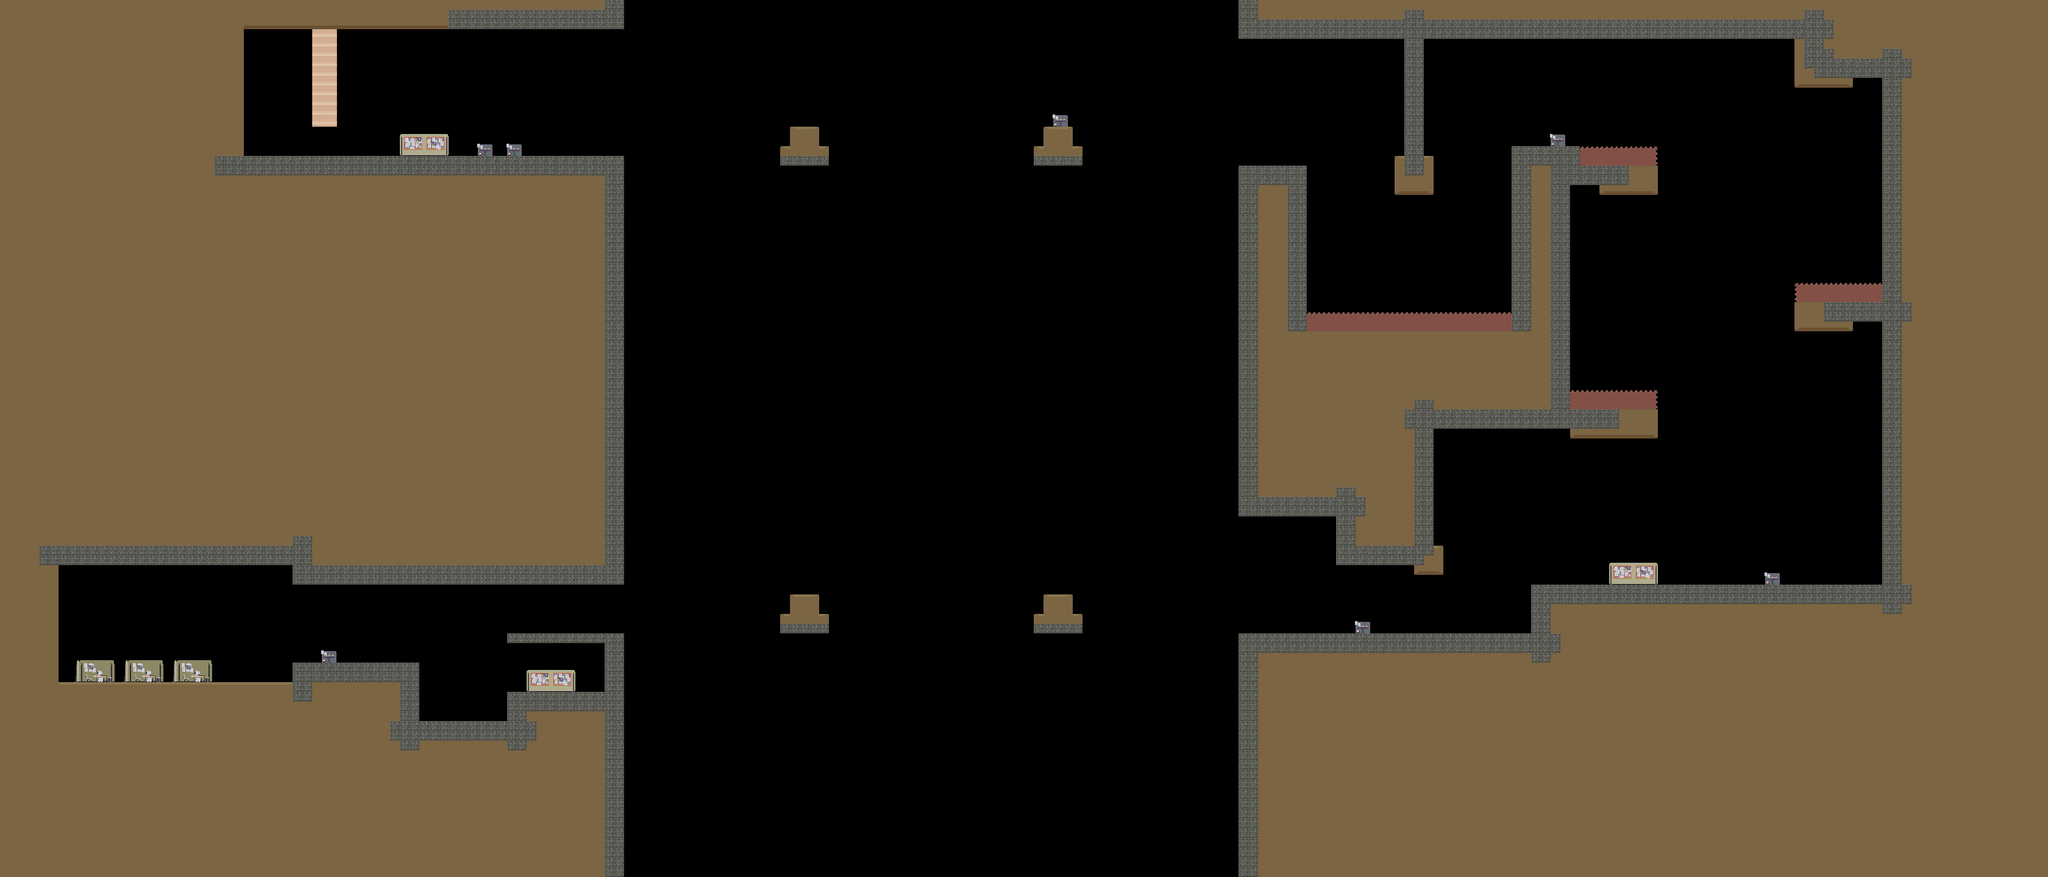

This is a level from a 2D game, rendered from its Tiled map with the project's own tilesets. A one-line summary and the map file follow, with tile-layer data summarised:
An orthogonal 210x90 tile map with 16x16 px tiles, 2 tile layers (BackgroundTiles, GameplayTiles), 3 tilesets and 102 objects.

<map version="1.0" orientation="orthogonal" renderorder="right-down" width="210" height="90" tilewidth="16" tileheight="16" nextobjectid="294">
 <tileset firstgid="1" source="Environment.tsx" />
 <tileset firstgid="37" source="EnvironmentProps.tsx" />
 <tileset firstgid="41" name="ObjectTiles" tilewidth="45" tileheight="55" tilecount="10" columns="0">
  <tile id="0">
   <properties>
    <property name="object_type" value="obj_player" />
   </properties>
   <image width="10" height="19" source="../Assets/char_start_01.png" />
  </tile>
  <tile id="1">
   <properties>
    <property name="object_type" value="obj_block_mobile" />
   </properties>
   <image width="32" height="32" source="../Assets/physics_block.png" />
  </tile>
  <tile id="2">
   <properties>
    <property name="object_type" value="obj_door" />
   </properties>
   <image width="45" height="55" source="../Assets/Elevator_up.png" />
  </tile>
  <tile id="3">
   <image width="41" height="19" source="../Assets/Elevator_extension.png" />
  </tile>
  <tile id="4">
   <properties>
    <property name="object_type" value="obj_block_noGrapple" />
   </properties>
   <image width="16" height="16" source="../Assets/Glass_object.png" />
  </tile>
  <tile id="5">
   <properties>
    <property name="object_type" value="obj_block_static" />
   </properties>
   <image width="16" height="16" source="../Assets/Ground_object.png" />
  </tile>
  <tile id="6">
   <properties>
    <property name="object_type" value="obj_spike" />
   </properties>
   <image width="16" height="16" source="../Assets/Spike_object.png" />
  </tile>
  <tile id="7">
   <properties>
    <property name="object_type" value="obj_movingPlatform" />
   </properties>
   <image width="35" height="48" source="../../../Assets/Environment/Crane.png" />
  </tile>
  <tile id="8">
   <properties>
    <property name="object_type" value="obj_pickup" />
   </properties>
   <image width="6" height="6" source="../../../Assets/Environment/pickup_floppy.png" />
  </tile>
  <tile id="9">
   <properties>
    <property name="object_type" value="obj_guard" />
   </properties>
   <image width="20" height="21" source="../Assets/Guard_idle.png" />
  </tile>
 </tileset>
 <layer name="BackgroundTiles" width="210" height="90">
  <data>[18900 cells, 23 non-empty, 4 distinct tile ids]</data>
 </layer>
 <layer name="GameplayTiles" width="210" height="90">
  <data>[18900 cells, 9374 non-empty, 14 distinct tile ids]</data>
 </layer>
 <objectgroup name="Objects" opacity="0.37">
  <object id="171" gid="41" x="240" y="1088" width="10" height="19" />
  <object id="172" gid="46" x="96" y="1152" width="384" height="32" />
  <object id="173" gid="45" x="832" y="1200" width="192" height="64" />
  <object id="174" gid="45" x="480" y="1200" width="208" height="112" />
  <object id="175" gid="45" x="832" y="1056" width="192" height="16" />
  <object id="176" gid="45" x="480" y="960" width="544" height="32" />
  <object id="178" gid="45" x="992" y="1136" width="32" height="80" />
  <object id="184" gid="49" x="720.5" y="1038" width="6" height="6" />
  <object id="185" gid="49" x="754.5" y="1024.5" width="6" height="6" />
  <object id="186" gid="49" x="791" y="1020" width="6" height="6" />
  <object id="191" gid="46" x="1280" y="1024" width="80" height="16" />
  <object id="192" gid="46" x="1296" y="1008" width="48" height="32" />
  <object id="193" gid="45" x="1280" y="1040" width="80" height="16" />
  <object id="194" gid="46" x="1712" y="1008" width="48" height="32" />
  <object id="195" gid="45" x="1696" y="1040" width="80" height="16" />
  <object id="196" gid="46" x="1696" y="1024" width="80" height="16" />
  <object id="197" gid="45" x="1696" y="272" width="80" height="16" />
  <object id="198" gid="46" x="1696" y="256" width="80" height="16" />
  <object id="199" gid="46" x="1296" y="240" width="48" height="32" />
  <object id="200" gid="45" x="1280" y="272" width="80" height="16" />
  <object id="201" gid="46" x="1712" y="240" width="48" height="32" />
  <object id="202" gid="46" x="1280" y="256" width="80" height="16" />
  <object id="203" gid="45" x="368" y="288" width="656" height="32" />
  <object id="204" gid="45" x="2032" y="1072" width="480" height="32" />
  <object id="206" gid="45" x="2032" y="304" width="112" height="32" />
  <object id="207" gid="45" x="688" y="1200" width="144" height="16" />
  <object id="208" gid="49" x="688.667" y="1059.33" width="6" height="6" />
  <object id="209" gid="45" x="992" y="928" width="32" height="640" />
  <object id="210" gid="45" x="2032" y="848" width="32" height="544" />
  <object id="211" gid="45" x="2064" y="848" width="128" height="32" />
  <object id="212" gid="45" x="2192" y="928" width="160" height="224" />
  <object id="213" gid="46" x="2576" y="720" width="144" height="48" />
  <object id="214" gid="46" x="2944" y="544" width="96" height="48" />
  <object id="215" gid="46" x="2624" y="320" width="96" height="48" />
  <object id="216" gid="46" x="2944" y="144" width="96" height="80" />
  <object id="217" gid="45" x="2544" y="672" width="32" height="400" />
  <object id="218" gid="45" x="3088" y="1056" width="32" height="960" />
  <object id="219" gid="47" x="2576" y="672" width="144" height="32" />
  <object id="220" gid="47" x="2944" y="496" width="144" height="32" />
  <object id="221" gid="47" x="2592" y="272" width="128" height="32" />
  <object id="223" gid="45" x="2032" y="64" width="944" height="32" />
  <object id="224" gid="45" x="2576" y="304" width="48" height="32" />
  <object id="225" gid="45" x="3040" y="528" width="48" height="32" />
  <object id="226" gid="45" x="2320" y="704" width="256" height="32" />
  <object id="227" gid="45" x="3040" y="128" width="48" height="32" />
  <object id="228" gid="45" x="2480" y="272" width="112" height="32" />
  <object id="229" gid="46" x="2288" y="320" width="64" height="64" />
  <object id="230" gid="45" x="2304" y="256" width="32" height="192" />
  <object id="231" gid="45" x="2112" y="512" width="32" height="208" />
  <object id="232" gid="45" x="2480" y="512" width="32" height="240" />
  <object id="233" gid="47" x="2112" y="544" width="400" height="32" />
  <object id="234" gid="46" x="2320" y="944" width="48" height="48" />
  <object id="235" gid="45" x="2512" y="1072" width="576" height="112" />
  <object id="236" gid="45" x="2032" y="1616" width="32" height="544" />
  <object id="237" gid="45" x="992" y="1744" width="32" height="544" />
  <object id="238" gid="45" x="96" y="928" width="416" height="32" />
  <object id="239" gid="46" x="64" y="1152" width="32" height="256" />
  <object id="240" gid="45" x="2032" y="32" width="32" height="192" />
  <object id="241" gid="45" x="992" y="48" width="32" height="192" />
  <object id="242" gid="45" x="736" y="48" width="256" height="32" />
  <object id="243" gid="46" x="400" y="48" width="336" height="32" />
  <object id="244" gid="46" x="368" y="256" width="32" height="240" />
  <object id="245" gid="43" x="512" y="256" width="45" height="55" />
  <object id="246" gid="49" x="1312" y="1200" width="6" height="6" />
  <object id="247" gid="49" x="1312" y="1184" width="6" height="6" />
  <object id="248" gid="49" x="1312" y="1168" width="6" height="6" />
  <object id="249" gid="49" x="1728" y="1200" width="6" height="6" />
  <object id="250" gid="49" x="1728" y="1168" width="6" height="6" />
  <object id="252" gid="49" x="1728" y="1184" width="6" height="6" />
  <object id="253" gid="49" x="2345.5" y="1023.5" width="6" height="6" />
  <object id="254" gid="49" x="2386" y="1009.5" width="6" height="6" />
  <object id="255" gid="49" x="2420" y="981.5" width="6" height="6" />
  <object id="256" gid="49" x="2816" y="768" width="6" height="6" />
  <object id="257" gid="49" x="2816" y="784" width="6" height="6" />
  <object id="258" gid="49" x="2832" y="768" width="6" height="6" />
  </objectgroup>
</map>
<!-- 27 of 102 objects omitted -->